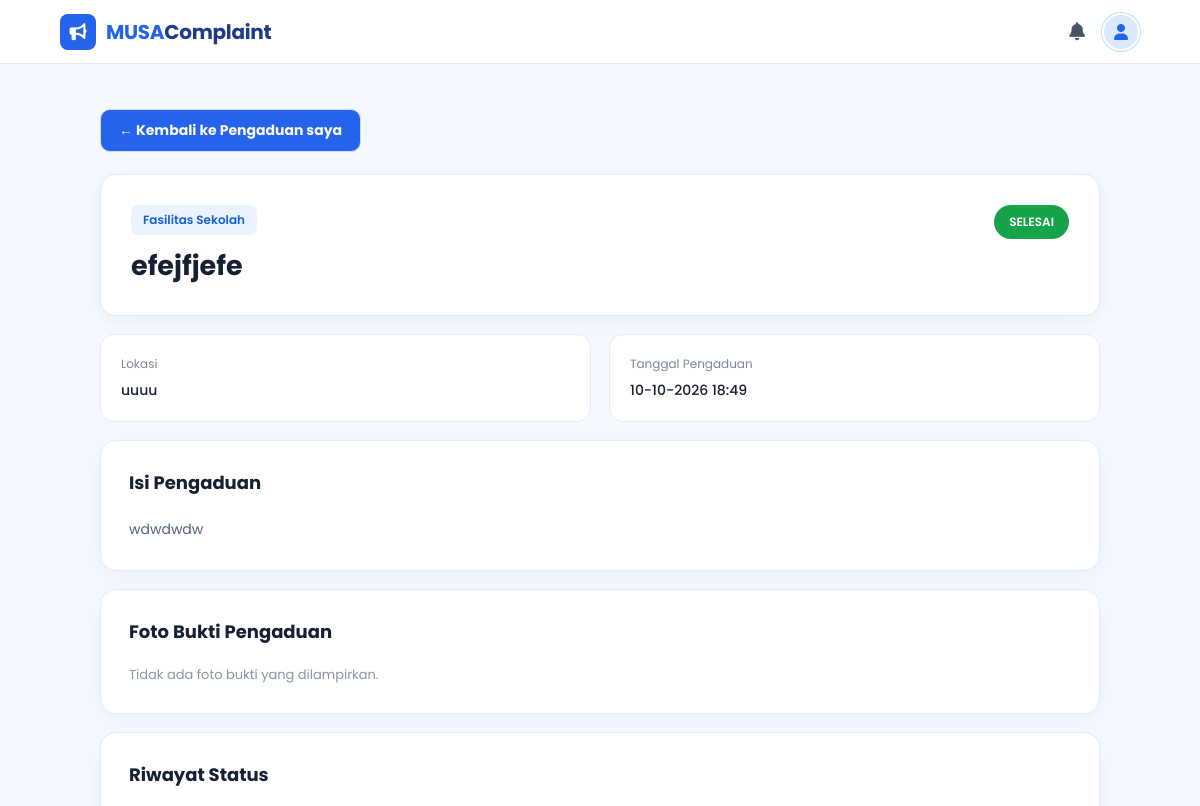
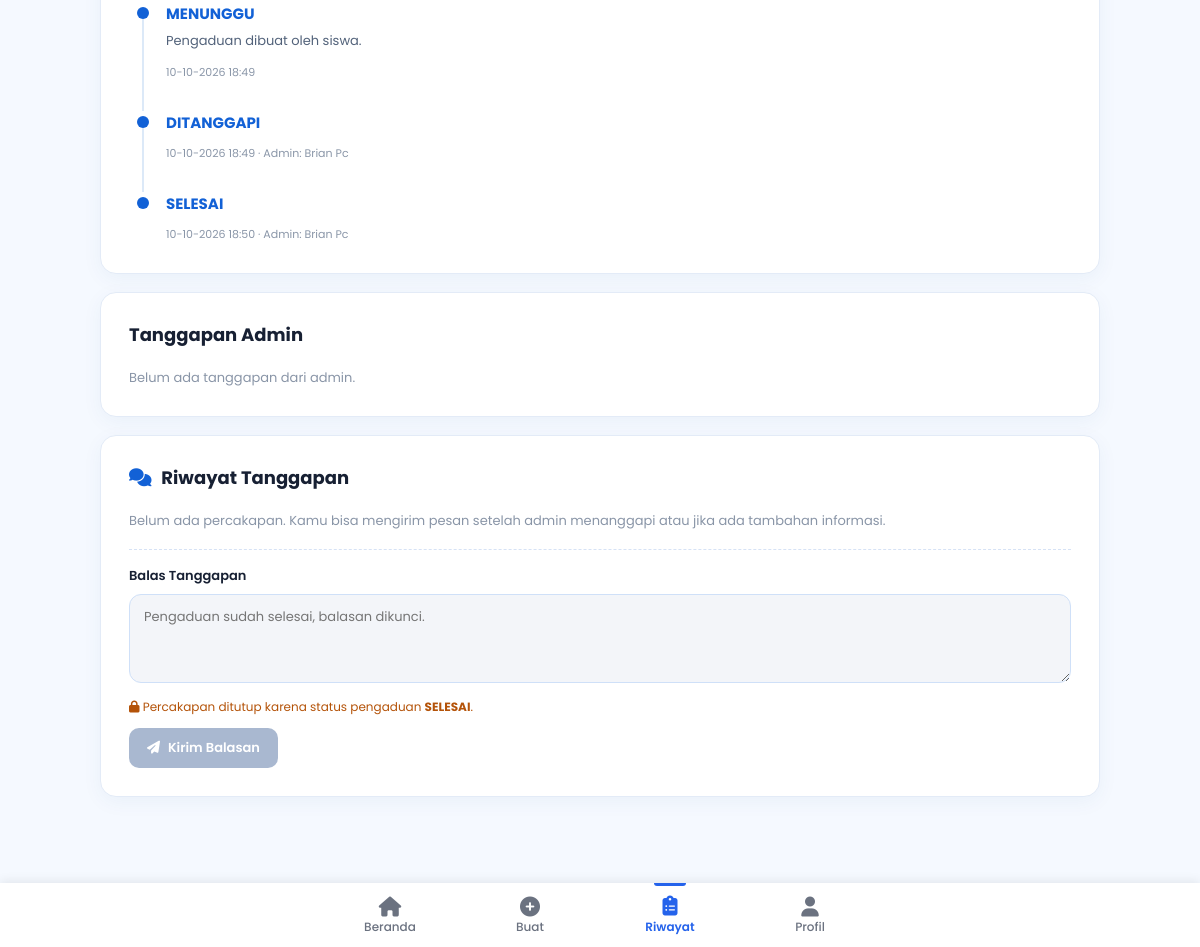
The page /siswa/detail_pengaduan.php?id=31 (signed in) on the database its author committed (2 pictures, top to bottom).
### tables this page shows
CREATE TABLE `pengaduan` (
  `id_pengaduan` int UNSIGNED NOT NULL,
  `id_siswa` int UNSIGNED NOT NULL,
  `id_kategori` int UNSIGNED NOT NULL,
  `id_status` int UNSIGNED NOT NULL,
  `judul` varchar(200) NOT NULL,
  `isi_pengaduan` text NOT NULL,
  `lokasi` varchar(255) DEFAULT NULL,
  `created_at` timestamp NULL DEFAULT CURRENT_TIMESTAMP,
  `updated_at` timestamp NULL DEFAULT CURRENT_TIMESTAMP ON UPDATE CURRENT_TIMESTAMP,
  `dilihat_siswa_at` datetime DEFAULT NULL
);

CREATE TABLE `kategori` (
  `id_kategori` int UNSIGNED NOT NULL,
  `nama_kategori` varchar(100) NOT NULL,
  `deskripsi` text
);

CREATE TABLE `status_pengaduan` (
  `id_status` int UNSIGNED NOT NULL,
  `nama_status` varchar(50) NOT NULL,
  `deskripsi` text
);

CREATE TABLE `riwayat_status` (
  `id_riwayat` int UNSIGNED NOT NULL,
  `id_pengaduan` int UNSIGNED NOT NULL,
  `id_status` int UNSIGNED NOT NULL,
  `id_admin` int UNSIGNED DEFAULT NULL,
  `catatan` text,
  `created_at` timestamp NULL DEFAULT CURRENT_TIMESTAMP
);

### siswa/detail_pengaduan.php (the view, shortened to what this page needs)
<?php
require_once "../config/database.php";
$id_siswa = (int) $_SESSION["user_id"];
$nama_siswa = $_SESSION["nama"] ?? "Kamu";
$id_pengaduan = (int) $_GET["id"];
$stmt = $conn->prepare("
    SELECT
        p.id_pengaduan,
        p.judul,
        p.isi_pengaduan,
        p.lokasi,
        p.created_at,
        p.updated_at,
        k.nama_kategori,
        s.nama_status
    FROM pengaduan p
    JOIN kategori k
        ON p.id_kategori = k.id_kategori
    JOIN status_pengaduan s
        ON p.id_status = s.id_status
    WHERE p.id_pengaduan = ?
    AND p.id_siswa = ?
");
$stmt->bind_param("ii", $id_pengaduan, $id_siswa);
$stmt->execute();
$result = $stmt->get_result();
$pengaduan = $result->fetch_assoc();
if (!function_exists("kelasBadgeStatus")) {
    function kelasBadgeStatus($nama_status)
    {
        switch (strtolower(trim($nama_status))) {
            case "selesai":
                return "bg-success text-white";
        }
    }
}
$stmt_status = $conn->prepare("
    SELECT
        r.catatan,
        r.created_at,
        s.nama_status,
        a.nama AS nama_admin
    FROM riwayat_status r
    JOIN status_pengaduan s
        ON r.id_status = s.id_status
    LEFT JOIN admin a
        ON r.id_admin = a.id_admin
    WHERE r.id_pengaduan = ?
    ORDER BY r.created_at ASC
");
$stmt_status->bind_param("i", $id_pengaduan);
$stmt_status->execute();
$riwayat = $stmt_status->get_result();
$stmt_tanggapan = $conn->prepare("
    SELECT
        t.id_tanggapan,
        t.isi_tanggapan,
        t.created_at,
        t.pengirim,
        a.nama AS nama_admin
    FROM tanggapan t
    LEFT JOIN admin a
        ON t.id_admin = a.id_admin
    WHERE t.id_pengaduan = ?
    AND t.dihapus_siswa_at IS NULL
    ORDER BY t.created_at ASC, t.id_tanggapan ASC
");
$stmt_tanggapan->bind_param("i", $id_pengaduan);
$stmt_tanggapan->execute();
$thread = $stmt_tanggapan->get_result()->fetch_all(MYSQLI_ASSOC);
$tanggapan_admin_terakhir = null;
$status_kecil = strtolower(trim($pengaduan["nama_status"]));
$form_terkunci = in_array($status_kecil, ["selesai", "ditolak"], true);
?>
<!DOCTYPE html>
<html lang="id">
<head>
    <link rel="stylesheet"
          href="https://cdnjs.cloudflare.com/ajax/libs/font-awesome/6.5.1/css/all.min.css">
    <link rel="stylesheet"
          href="../asests/css/detail_pengaduan.css">
    <link rel="stylesheet"
          href="../asests/css/tanggapan.css">
</head>
<body>
<main class="container">
    <a href="pengaduan_saya.php" class="back-button">
        ← Kembali ke Pengaduan saya
    </a>
    <div class="detail-header">
        <div>
            <span class="category">
                <?= htmlspecialchars($pengaduan["nama_kategori"]); ?>
            </span>
            <h1>
                <?= htmlspecialchars($pengaduan["judul"]); ?>
            </h1>
        </div>
        <span class="status <?= kelasBadgeStatus($pengaduan["nama_status"]); ?>">
            <?= htmlspecialchars($pengaduan["nama_status"]); ?>
        </span>
    </div>
    <div class="info-grid">
        <div class="info-box">
            <small>Lokasi</small>
            <p>
                <?= htmlspecialchars($pengaduan["lokasi"]); ?>
            </p>
        </div>
        <div class="info-box">
            <small>Tanggal Pengaduan</small>
            <p>
                <?= date(
                    "d-m-Y H:i",
                    strtotime($pengaduan["created_at"])
                ); ?>
            </p>
        </div>
    </div>
    <section class="card">
        <h2>Isi Pengaduan</h2>
        <p class="content-text">
            <?= nl2br(
                htmlspecialchars($pengaduan["isi_pengaduan"])
            ); ?>
        </p>
    </section>
 <section class="card">
    <h2>Foto Bukti Pengaduan</h2>
    <?php
    $stmt_lampiran = $conn->prepare("
        SELECT
            nama_file,
            path_file,
            tipe_file
        FROM lampiran
        WHERE id_pengaduan = ?
        ORDER BY created_at ASC
    ");
    $stmt_lampiran->bind_param("i", $id_pengaduan);
    $stmt_lampiran->execute();
    $lampiran = $stmt_lampiran->get_result();
    ?>
    <?php if ($lampiran->num_rows > 0): ?>
        <div class="foto-bukti">
            <?php while ($file = $lampiran->fetch_assoc()): ?>
                <?php if (strpos($file["tipe_file"], "image/") === 0): ?>
                    <div class="foto-item">
                        <img
                            src="../<?= htmlspecialchars($file["path_file"]); ?>"
                            alt="Foto bukti pengaduan"
                        >
                        <p>
                            <?= htmlspecialchars($file["nama_file"]); ?>
                        </p>
                    </div>
                <?php endif; ?>
            <?php endwhile; ?>
        </div>
    <?php else: ?>
        <p class="empty-text">
            Tidak ada foto bukti yang dilampirkan.
        </p>
    <?php endif; ?>
</section>
    <section class="card">
        <h2>Riwayat Status</h2>
        <?php if ($riwayat->num_rows > 0): ?>
            <div class="timeline">
                <?php while ($row = $riwayat->fetch_assoc()): ?>
                    <div class="timeline-item">
                        <div class="timeline-dot"></div>
                        <div class="timeline-content">
                            <h3>
                                <?= htmlspecialchars(
                                    $row["nama_status"]
                                ); ?>
                            </h3>
                            <?php if (!empty($row["catatan"])): ?>
                                <p>
                                    <?= nl2br(
                                        htmlspecialchars(
                                            $row["catatan"]
                                        )
                                    ); ?>
                                </p>
                            <?php endif; ?>
                            <small>
                                <?= date(
                                    "d-m-Y H:i",
                                    strtotime(
                                        $row["created_at"]
                                    )
                                ); ?>
                                <?php if (!empty($row["nama_admin"])): ?>
                                    · Admin:
                                    <?= htmlspecialchars(
                                        $row["nama_admin"]
                                    ); ?>
                                <?php endif; ?>
                            </small>
                        </div>
                    </div>
                <?php endwhile; ?>
            </div>
        <?php else: ?>
            <p class="empty-text">
                Belum ada riwayat status.
            </p>
        <?php endif; ?>
    </section>
    <section class="card">
        <h2>Tanggapan Admin</h2>
        <?php if ($tanggapan_admin_terakhir): ?>
            <div class="response">
                <div class="response-header">
                    <strong>
                        <i class="fas fa-user-shield" aria-hidden="true"></i>
                        <?= htmlspecialchars($tanggapan_admin_terakhir["nama_admin"] ?? "Admin"); ?>
                    </strong>
                    <small>
                        <?= date("d-m-Y H:i", strtotime($tanggapan_admin_terakhir["created_at"])); ?>
                    </small>
                </div>
                <p>
                    <?= nl2br(htmlspecialchars($tanggapan_admin_terakhir["isi_tanggapan"])); ?>
                </p>
            </div>
        <?php else: ?>
            <p class="empty-text">
                Belum ada tanggapan dari admin.
            </p>
        <?php endif; ?>
    </section>
    <section class="card" id="konsultasi">
        <h2>
            <i class="fas fa-comments" aria-hidden="true"></i>
            Riwayat Tanggapan
        </h2>
        <?php if (count($thread) > 0): ?>
            <div class="thread">
                <?php foreach ($thread as $item): ?>
                    <?php
                    $dari_siswa = ($item["pengirim"] ?? "admin") === "siswa";
                    $nama_pengirim = $dari_siswa
                        ? $nama_siswa . " (Kamu)"
                        : ($item["nama_admin"] ?? "Admin");
                    ?>
                    <div class="thread-row <?= $dari_siswa ? "thread-siswa" : "thread-admin"; ?>">
                        <div class="thread-bubble">
                            <div class="thread-meta">
                                <strong>
                                    <i class="fas <?= $dari_siswa ? "fa-user" : "fa-user-shield"; ?>"
                                       aria-hidden="true"></i>
                                    <?= htmlspecialchars($nama_pengirim); ?>
                                </strong>
                                <span class="thread-role">
                                    <?= $dari_siswa ? "Siswa" : "Admin"; ?>
                                </span>
                                <?php if ($dari_siswa && !$form_terkunci): ?>
                                    <button type="button"
                                            class="thread-delete"
                                            data-bs-toggle="modal"
                                            data-bs-target="#modalHapusPesan"
                                            data-id="<?= (int) $item["id_tanggapan"]; ?>"
                                            aria-label="Hapus pesan ini"
                                            title="Hapus pesan">
                                        <i class="fa-solid fa-trash-can" aria-hidden="true"></i>
                                    </button>
                                <?php endif; ?>
                            </div>
                            <p>
                                <?= nl2br(htmlspecialchars($item["isi_tanggapan"])); ?>
                            </p>
                            <small>
                                <?= date("d-m-Y H:i", strtotime($item["created_at"])); ?>
                            </small>
                        </div>
                    </div>
                <?php endforeach; ?>
            </div>
        <?php else: ?>
            <p class="empty-text">
                Belum ada percakapan. Kamu bisa mengirim pesan setelah admin menanggapi
                atau jika ada tambahan informasi.
            </p>
        <?php endif; ?>
        <form action="kirim_balasan.php"
              method="POST"
              class="reply-form"
              id="formBalasan">
            <label for="isi_balasan">Balas Tanggapan</label>
            <textarea id="isi_balasan"
                      name="isi_balasan"
                      rows="3"
                      maxlength="2000"
                      required
                      placeholder="<?= $form_terkunci
                          ? "Pengaduan sudah " . strtolower($pengaduan["nama_status"]) . ", balasan dikunci."
                          : "Tulis balasan untuk admin..."; ?>"
                      <?= $form_terkunci ? "disabled" : ""; ?>></textarea>
            <?php if ($form_terkunci): ?>
                <p class="reply-locked">
                    <i class="fas fa-lock" aria-hidden="true"></i>
                    Percakapan ditutup karena status pengaduan
                    <strong><?= htmlspecialchars($pengaduan["nama_status"]); ?></strong>.
                </p>
            <?php endif; ?>
            <button type="submit"
                    class="reply-button"
                    id="tombolBalas"
                    <?= $form_terkunci ? "disabled" : ""; ?>>
                <i class="fas fa-paper-plane" aria-hidden="true"></i>
                Kirim Balasan
            </button>
        </form>
    </section>
</main>
<?php include "bottom-nav.php"; ?>
</body>
</html>

### rows shown on the page
pengaduan: id_kategori.nama_kategori "Fasilitas Sekolah", judul "efejfjefe", id_status.nama_status "SELESAI", lokasi "uuuu", created_at "10-10-2026 18:49", isi_pengaduan "wdwdwdw"
riwayat_status: id_status.nama_status "MENUNGGU", catatan "Pengaduan dibuat oleh siswa.", created_at "10-10-2026 18:49"
riwayat_status: id_status.nama_status "DITANGGAPI", created_at "10-10-2026 18:49", id_admin.nama "Brian Pc"
riwayat_status: id_status.nama_status "SELESAI", created_at "10-10-2026 18:50", id_admin.nama "Brian Pc"
status_pengaduan: isi_balasan "Pengaduan sudah selesai, balasan dikunci."

### other values the page prints
$label "Beranda"
$label "Buat"
$label "Riwayat"
$label "Profil"
